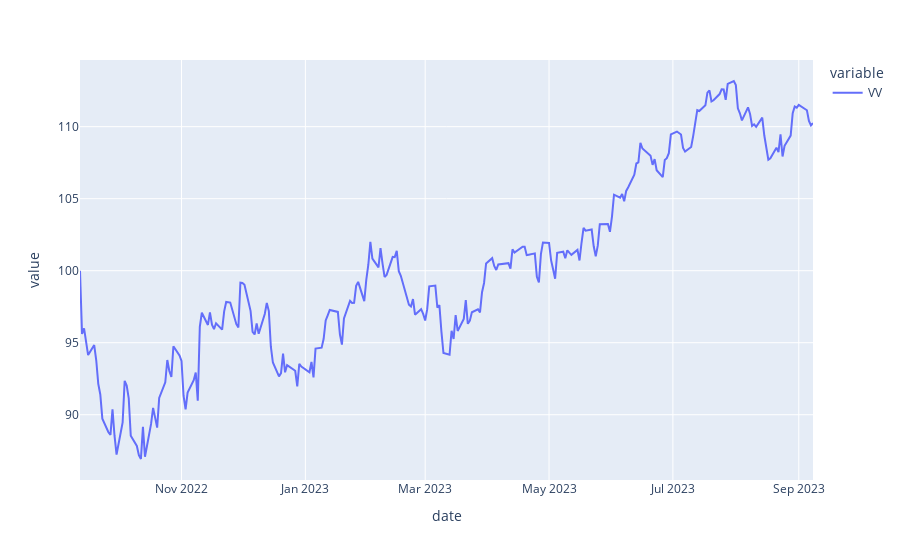

The notebook cell saved with this chart:
### Code cell
def create_etf_figure(ticker: str, period: int):
    start_date = date(end_date.year - period, end_date.month, end_date.day)
    fig_df = new_df.loc[ new_df.index >= pd.to_datetime(start_date) , ticker ]
    fig_df = fig_df / fig_df.iloc[0] * 100
    fig = px.line(data_frame=fig_df)
    print(fig_df)
    fig.show()

create_etf_figure("VV", 1)

### Figure 1 — Plotly figure (JSON) as saved in the notebook; plotly's stock layout.template omitted (floating-point values rounded to 4 significant figures; data arrays with more than 128 entries replaced by an {"elided": "..."} marker saying what was removed)
{"data": [{"hovertemplate": "variable=VV<br>date=%{x}<br>value=%{y}<extra></extra>", "legendgroup": "VV", "line": {"color": "#636efa", "dash": "solid"}, "marker": {"symbol": "circle"}, "mode": "lines", "name": "VV", "orientation": "v", "showlegend": true, "type": "scatter", "x": {"elided": "250 str values"}, "xaxis": "x", "y": {"elided": "250 float values"}, "yaxis": "y"}], "layout": {"legend": {"title": {"text": "variable"}, "tracegroupgap": 0}, "margin": {"t": 60}, "xaxis": {"anchor": "y", "domain": [0, 1], "title": {"text": "date"}}, "yaxis": {"anchor": "x", "domain": [0, 1], "title": {"text": "value"}}}}
